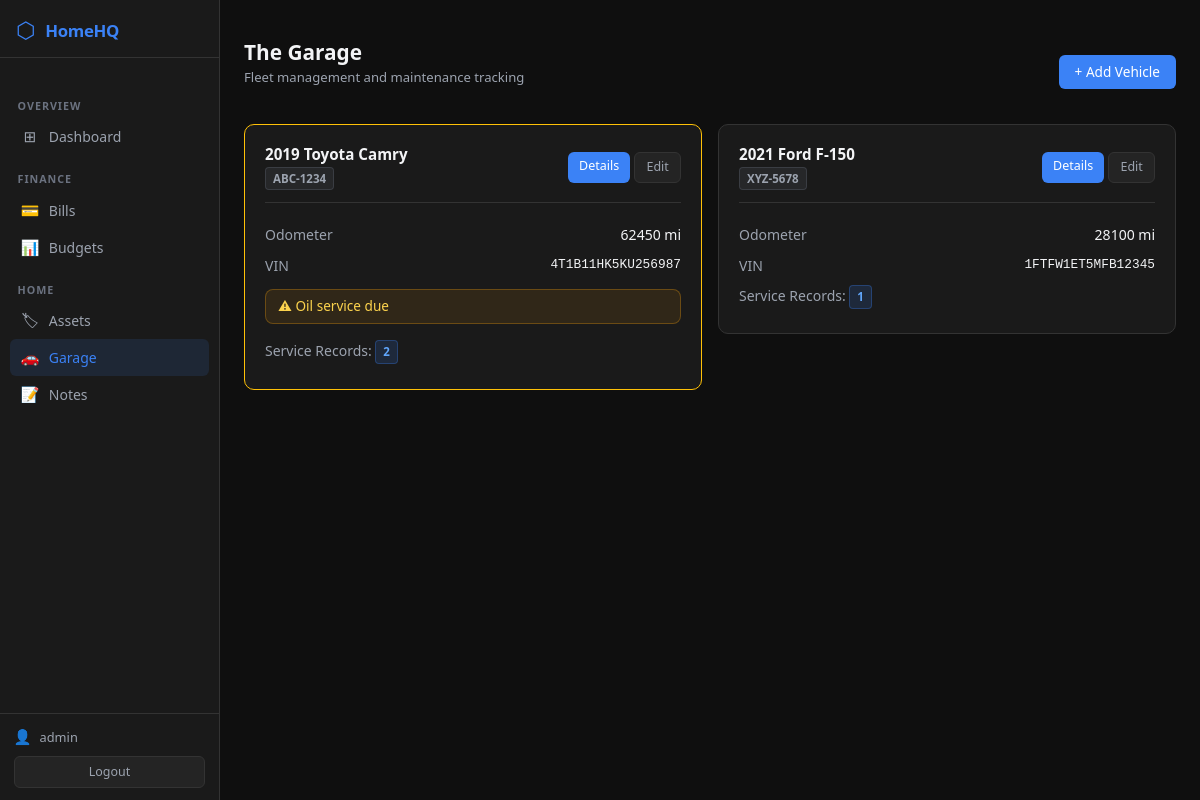
Screenshot of /vehicles/ (signed in) with the database file from the repository.
### vehicles/models.py (models this page shows, shortened)
class Vehicle(models.Model):
    vin = models.CharField(max_length=17, blank=True)
    year = models.IntegerField()
    make = models.CharField(max_length=100)
    model = models.CharField(max_length=100)
    color = models.CharField(max_length=50, blank=True)
    plate = models.CharField(max_length=20, blank=True)
    odometer = models.IntegerField(null=True, blank=True, help_text="Current odometer in miles")
    insurance_policy = models.CharField(max_length=200, blank=True)
    title_scan = models.FileField(upload_to='vehicle_docs/', null=True, blank=True)
    registration_scan = models.FileField(upload_to='vehicle_docs/', null=True, blank=True)
    notes = models.TextField(blank=True)
    @property
    def service_due(self):
        last_oil = ServiceLog.objects.filter(vehicle=self, service_type='oil_change').order_by('-date').first()
        if last_oil and last_oil.next_service_odometer and self.odometer:
            return self.odometer >= last_oil.next_service_odometer
        return False

### vehicles/views.py (the view)
# urls.py: path('', views.vehicle_list, name='vehicle_list'),
@login_required
def vehicle_list(request):
    vehicles = Vehicle.objects.all()
    return render(request, 'vehicles/vehicle_list.html', {'vehicles': vehicles})

### templates/vehicles/vehicle_list.html (shortened to what this page needs)
{% extends 'base.html' %}
{% block content %}
<div class="page-header mt-3">
  <div><h1 class="page-title">The Garage</h1><p class="page-subtitle">Fleet management and maintenance tracking</p></div>
  <a href="{% url 'vehicle_create' %}" class="btn-hq-primary text-decoration-none">+ Add Vehicle</a>
</div>
<div class="row g-3">
  {% for vehicle in vehicles %}
  <div class="col-md-6">
    <div class="card-hq {% if vehicle.service_due %}border-warning{% endif %}">
      <div class="card-hq-header">
        <div>
          <h2 class="card-hq-title">{{ vehicle.year }} {{ vehicle.make }} {{ vehicle.model }}</h2>
          {% if vehicle.plate %}<span class="badge-hq-gray mt-1">{{ vehicle.plate }}</span>{% endif %}
        </div>
        <div class="d-flex gap-1">
          <a href="{% url 'vehicle_detail' vehicle.pk %}" class="btn-hq-primary text-decoration-none" style="font-size:0.78rem;padding:0.3rem 0.7rem;">Details</a>
          <a href="{% url 'vehicle_edit' vehicle.pk %}" class="btn-hq-secondary text-decoration-none" style="font-size:0.78rem;padding:0.3rem 0.7rem;">Edit</a>
        </div>
      </div>
      <div style="font-size:0.875rem;">
        {% if vehicle.odometer %}<div style="display:flex;justify-content:space-between;padding:0.3rem 0;"><span class="text-muted-hq">Odometer</span><span>{{ vehicle.odometer|floatformat:0 }} mi</span></div>{% endif %}
        {% if vehicle.vin %}<div style="display:flex;justify-content:space-between;padding:0.3rem 0;"><span class="text-muted-hq">VIN</span><span style="font-family:monospace;font-size:0.8rem;">{{ vehicle.vin }}</span></div>{% endif %}
        {% if vehicle.service_due %}<div class="alert-hq alert-hq-warning mt-2" style="padding:0.4rem 0.75rem;">⚠ Oil service due</div>{% endif %}
        <div style="padding:0.3rem 0;"><span class="text-muted-hq">Service Records: </span><span class="badge-hq-blue">{{ vehicle.service_logs.count }}</span></div>
      </div>
    </div>
  </div>
  {% empty %}
  <div class="col-12"><div class="card-hq" style="text-align:center;padding:2rem;color:var(--text-muted);">No vehicles yet. <a href="{% url 'vehicle_create' %}" style="color:var(--accent-blue);">Add one.</a></div></div>
  {% endfor %}
</div>
{% endblock %}

### templates/base.html (shortened to what this page needs)
{% load static %}
<!DOCTYPE html>
<html lang="en">
<head>
  <link rel="stylesheet" href="{% static 'css/bootstrap.min.css' %}">
  <link rel="stylesheet" href="{% static 'css/homehq.css' %}">
</head>
<body>
<div class="shell">
  <aside class="sidebar">
    <a class="sidebar-brand text-decoration-none" href="{% url 'dashboard' %}">
      <span class="sidebar-brand-icon">⬡</span>
      <span class="sidebar-brand-text">HomeHQ</span>
    </a>
    <nav class="sidebar-nav mt-3">
      <div class="sidebar-section-label">Overview</div>
      <a class="sidebar-link text-decoration-none {% if request.resolver_match.url_name == 'dashboard' %}active{% endif %}"
         href="{% url 'dashboard' %}">
        <span class="sidebar-icon">⊞</span> Dashboard
      </a>
      <div class="sidebar-section-label">Finance</div>
      <a class="sidebar-link text-decoration-none {% if 'bills' in request.path %}active{% endif %}"
         href="{% url 'bill_list' %}">
        <span class="sidebar-icon">💳</span> Bills
      </a>
      <a class="sidebar-link text-decoration-none {% if 'budgets' in request.path %}active{% endif %}"
         href="{% url 'budget_list' %}">
        <span class="sidebar-icon">📊</span> Budgets
      </a>
      <div class="sidebar-section-label">Home</div>
      <a class="sidebar-link text-decoration-none {% if 'assets' in request.path %}active{% endif %}"
         href="{% url 'asset_list' %}">
        <span class="sidebar-icon">🏷</span> Assets
      </a>
      <a class="sidebar-link text-decoration-none {% if 'vehicles' in request.path %}active{% endif %}"
         href="{% url 'vehicle_list' %}">
        <span class="sidebar-icon">🚗</span> Garage
      </a>
      <a class="sidebar-link text-decoration-none {% if 'notes' in request.path %}active{% endif %}"
         href="{% url 'note_list' %}">
        <span class="sidebar-icon">📝</span> Notes
      </a>
    </nav>
    <div class="sidebar-footer">
      <div class="sidebar-user">
        <span class="sidebar-user-icon">👤</span>
        <span class="sidebar-username">{{ request.user.username }}</span>
      </div>
      <form method="post" action="{% url 'logout' %}" style="margin:0;">
        <button type="submit" class="sidebar-logout-btn">Logout</button>
      </form>
    </div>
  </aside>
  <div class="main-area">
    <div class="page-container">
      {% block content %}{% endblock %}
    </div>
  </div>
</div>
</body>
</html>

### static/css/homehq.css (style rules this page uses)
:root { --bg-primary: #0F0F0F; --bg-surface: #1A1A1A; --bg-elevated: #242424; --bg-hover: #2E2E2E; --border: #333333; --accent-blue: #3B82F6; --accent-green: #10B981; --accent-yellow:#F59E0B; --accent-red: #EF4444; --accent-purple:#A855F7; --text-primary: #F3F4F6; --text-muted: #9CA3AF; --text-subtle: #6B7280; --sidebar-w: 220px; }
*, *::before, *::after { box-sizing: border-box; }
body { margin: 0; background: var(--bg-primary); color: var(--text-primary); font-family: system-ui, -apple-system, "Segoe UI", sans-serif; font-size: 14px; line-height: 1.5; }
.shell { display: flex; min-height: 100vh; }
.main-area { flex: 1; min-width: 0; display: flex; flex-direction: column; }
.page-container { padding: 1.5rem; max-width: 1380px; }
.sidebar { width: var(--sidebar-w); flex-shrink: 0; background: var(--bg-surface); border-right: 1px solid var(--border); display: flex; flex-direction: column; position: sticky; top: 0; height: 100vh; overflow-y: auto; overflow-x: hidden; }
.sidebar-brand { display: flex; align-items: center; gap: 0.6rem; padding: 1.1rem 1rem 0.9rem; border-bottom: 1px solid var(--border); }
.sidebar-brand-icon { font-size: 1.4rem; color: var(--accent-blue); line-height: 1; }
.sidebar-brand-text { font-size: 1.05rem; font-weight: 700; color: var(--accent-blue); letter-spacing: -0.3px; }
.sidebar-nav { flex: 1; padding: 0.5rem 0.6rem; }
.sidebar-section-label { font-size: 0.67rem; font-weight: 700; color: var(--text-subtle); text-transform: uppercase; letter-spacing: 0.09em; padding: 0.75rem 0.5rem 0.25rem; margin-top: 0.25rem; }
.sidebar-link { display: flex; align-items: center; gap: 0.55rem; padding: 0.45rem 0.65rem; border-radius: 6px; color: var(--text-muted); font-size: 0.875rem; font-weight: 500; transition: background 0.12s ease, color 0.12s ease; white-space: nowrap; }
.sidebar-link.active { background: rgba(59,130,246,0.12); color: var(--accent-blue); }
.sidebar-icon { font-size: 0.95rem; width: 20px; text-align: center; flex-shrink: 0; }
.sidebar-footer { border-top: 1px solid var(--border); padding: 0.75rem 0.85rem; }
.sidebar-user { display: flex; align-items: center; gap: 0.5rem; margin-bottom: 0.5rem; }
.sidebar-user-icon { font-size: 0.9rem; }
.sidebar-username { font-size: 0.8rem; color: var(--text-muted); overflow: hidden; text-overflow: ellipsis; white-space: nowrap; }
.sidebar-logout-btn { width: 100%; background: var(--bg-elevated); border: 1px solid var(--border); border-radius: 6px; color: var(--text-muted); font-size: 0.78rem; padding: 0.35rem 0; cursor: pointer; transition: all 0.12s ease; }
.card-hq { background: var(--bg-surface); border: 1px solid var(--border); border-radius: 10px; padding: 1.25rem; margin-bottom: 1rem; }
.card-hq-header { display: flex; justify-content: space-between; align-items: center; margin-bottom: 1rem; padding-bottom: 0.75rem; border-bottom: 1px solid var(--border); }
.card-hq-title { font-size: 0.95rem; font-weight: 600; color: var(--text-primary); margin: 0; }
.badge-hq-blue { background:rgba(59,130,246,.15); color:#60A5FA; border:1px solid rgba(59,130,246,.3); border-radius:4px; padding:2px 7px; font-size:.72rem; font-weight:600; display:inline-block; }
.badge-hq-gray { background:rgba(107,114,128,.15);color:#9CA3AF; border:1px solid rgba(107,114,128,.3);border-radius:4px; padding:2px 7px; font-size:.72rem; font-weight:600; display:inline-block; }
.btn-hq-primary { background: var(--accent-blue); color:#fff; border:none; border-radius:6px; padding:0.42rem 1rem; font-size:.85rem; font-weight:500; cursor:pointer; transition:background .12s; display:inline-block; }
.btn-hq-secondary { background: var(--bg-elevated); color:var(--text-muted); border:1px solid var(--border); border-radius:6px; padding:0.42rem 1rem; font-size:.85rem; font-weight:500; cursor:pointer; transition:all .12s; display:inline-block; }
.page-header { display: flex; justify-content: space-between; align-items: center; margin-bottom: 1.25rem; }
.page-title { font-size: 1.3rem; font-weight:700; color:var(--text-primary); margin:0; }
.page-subtitle { font-size: .82rem; color:var(--text-muted); margin-top:.2rem; }
.alert-hq { border-radius:8px; padding:.7rem 1rem; margin-bottom:.75rem; font-size:.85rem; border:1px solid; }
.alert-hq-warning { background:rgba(245,158,11,.1); border-color:rgba(245,158,11,.3); color:#FCD34D; }
.text-muted-hq { color:var(--text-muted); }

### rows the page displays
Vehicle: year "2019", make "Toyota", model "Camry", plate "ABC-1234", odometer "62450", vin "4T1B11HK5KU256987", shows "⚠ Oil service due", service_logs.count "2"
Vehicle: year "2021", make "Ford", model "F-150", plate "XYZ-5678", odometer "28100", vin "1FTFW1ET5MFB12345", service_logs.count "1"

### other values shown
{{ request.user.username }} "admin"
